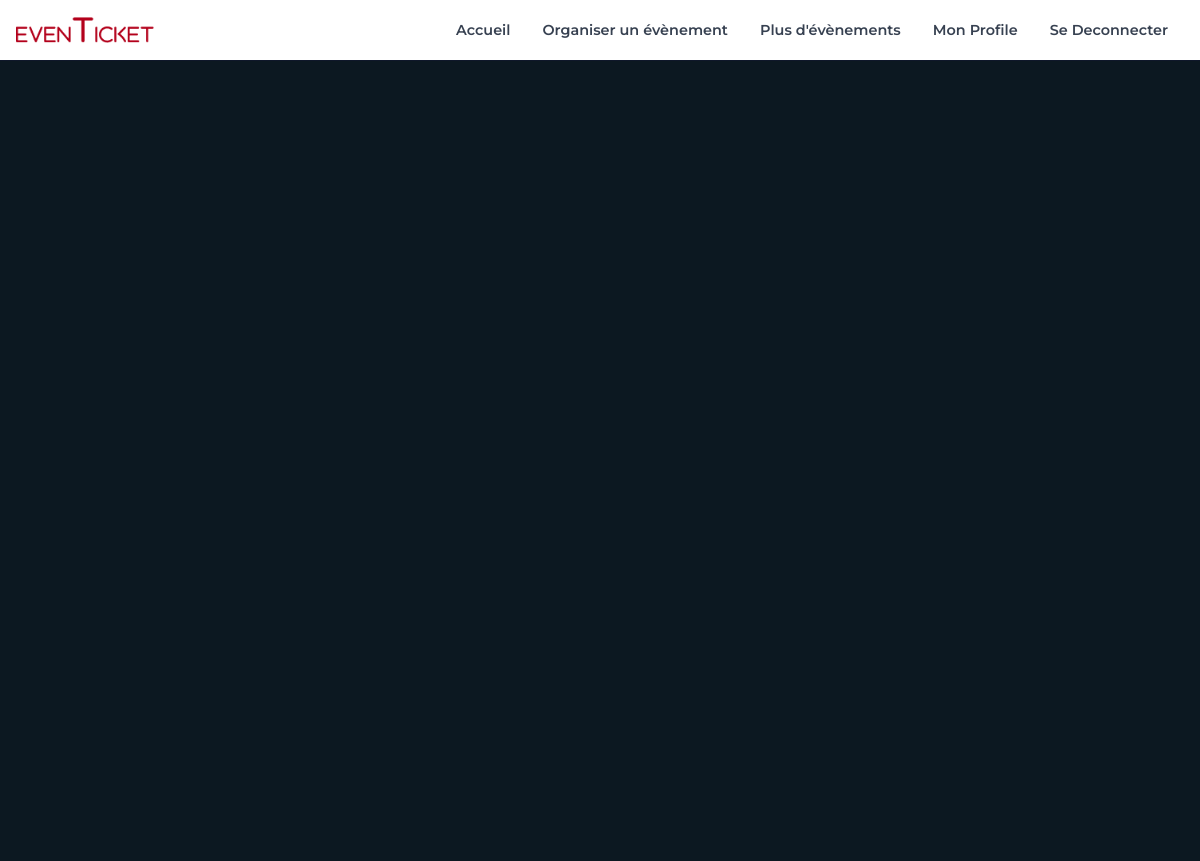
The page /event (signed in) on the database as committed earlier.
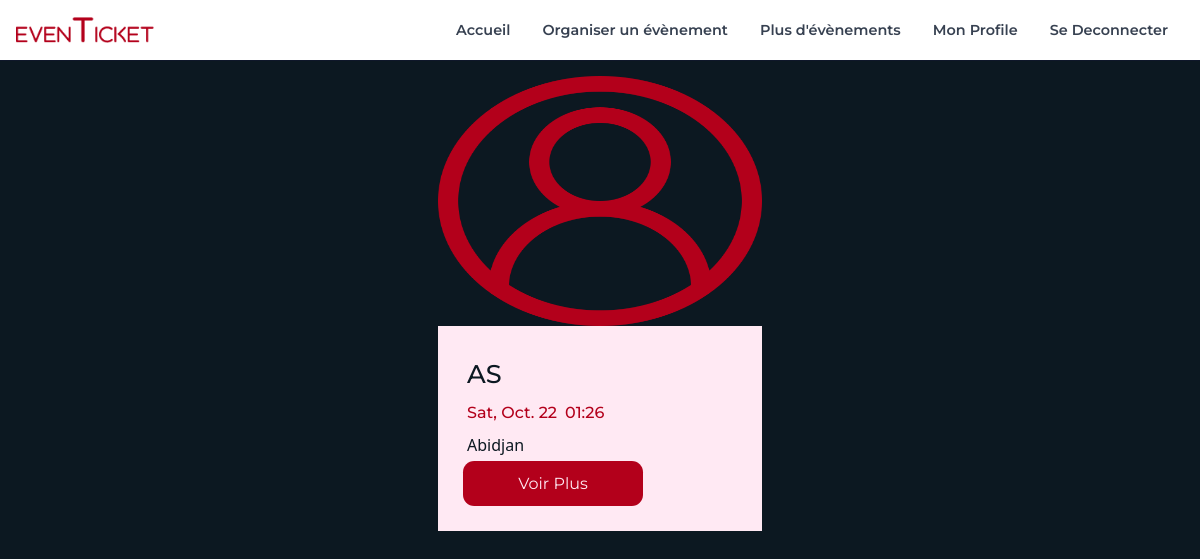
The same page on the database as committed later.
### mypass/models.py (models this page shows)
class Events(db.Model):
    id = db.Column('id_events', db.Integer, primary_key=True)
    title = db.Column('event_title', db.String(length=100), nullable=False)
    category = db.Column('category', db.Integer,
                         db.ForeignKey(Category.id), nullable=False)
    author = db.Column('author', db.Integer,
                       db.ForeignKey(Users.id), nullable=False)
    type = db.Column(db.Integer, db.ForeignKey(Type_Event.id), nullable=False)
    place = db.Column('event_place', db.String(length=100), nullable=False)
    date_event = db.Column(db.DateTime, nullable=False,
                           default=datetime.utcnow)
    time_event = db.Column(db.Time, nullable=False)
    seat = db.Column('nombre_places', db.Integer, nullable=False)
    image = db.Column('image', db.String(length=200),
                      default='defaultTheme.png')
    date_post = db.Column(db.DateTime, nullable=False,
                          default=datetime.utcnow)

### mypass/routes.py (the view)
@app.route('/event', methods=['GET', 'POST'])
@login_required
def Event():
    button = EventViewt()
    data = []
    events = Events.query.all()
    for event in events:
        data.append({'id': event.id, "title": event.title, "date": event.date_event.strftime('%a, %b. %y'), "heure": event.time_event.strftime('%H:%M'), "lieu": event.place,
                    "image": url_for('static', filename='thumbnails/images/{}'.format(event.image))}),
    return render_template('event.html', datas=data, button=button, title="Plus d'évènements")

### mypass/forms.py
class EventViewt(FlaskForm):
    submit = SubmitField("Voir Plus")

### mypass/models.py (called while the page is built)
@loginManager.user_loader
def load_user(user_id):
    return Users.query.get(int(user_id))

### mypass/templates/event.html
{% extends 'layout.html' %} {% block content %}
<div class="ken">
  <div class="eventPost">
    {% for data in datas%}
    <div class="event-card">
      <div class="image-event">
        <img src={{ data.image }} class="image-ticket" />
      </div>
      <div class="event-infoCard">
        <div class="eventTitle">{{data.title}}</div>
        <div class="dateInfo">
          <div class="event-date">{{data.date}}</div>
          <div class="event-hour">{{data.heure}}</div>
        </div>
        <div class="event-place">{{data.lieu}}</div>
        <div>
          <a href="{{url_for('EventView', event_id = data.id)}}"
            >{{button.submit}}</a
          >
        </div>
      </div>
    </div>
    {%endfor%}
  </div>
</div>
{% endblock %}

Rows that differ between the two databases and show on the page:
added Events: title "AS", date "Sat, Oct. 22", heure "01:26", lieu "Abidjan"
